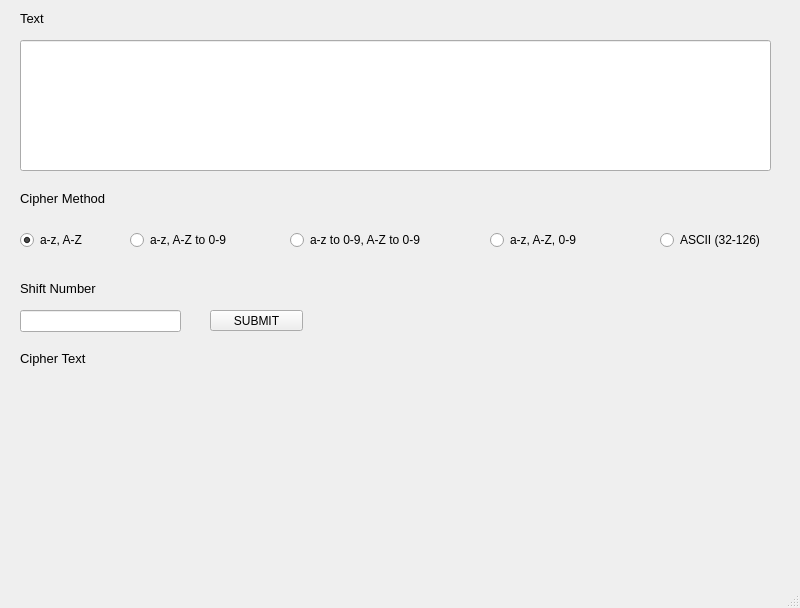
<?xml version="1.0" encoding="UTF-8"?>
<ui version="4.0">
 <class>MainWindow</class>
 <widget class="QMainWindow" name="MainWindow">
  <property name="geometry">
   <rect>
    <x>0</x>
    <y>0</y>
    <width>800</width>
    <height>608</height>
   </rect>
  </property>
  <property name="windowTitle">
   <string>MainWindow</string>
  </property>
  <widget class="QWidget" name="centralwidget">
   <widget class="QLineEdit" name="text_input">
    <property name="geometry">
     <rect>
      <x>20</x>
      <y>40</y>
      <width>751</width>
      <height>131</height>
     </rect>
    </property>
    <property name="alignment">
     <set>Qt::AlignLeading|Qt::AlignLeft|Qt::AlignTop</set>
    </property>
   </widget>
   <widget class="QLabel" name="text_label">
    <property name="geometry">
     <rect>
      <x>20</x>
      <y>10</y>
      <width>55</width>
      <height>16</height>
     </rect>
    </property>
    <property name="font">
     <font>
      <pointsize>10</pointsize>
     </font>
    </property>
    <property name="text">
     <string>Text</string>
    </property>
   </widget>
   <widget class="QLabel" name="method_label">
    <property name="geometry">
     <rect>
      <x>20</x>
      <y>190</y>
      <width>111</width>
      <height>16</height>
     </rect>
    </property>
    <property name="font">
     <font>
      <pointsize>10</pointsize>
     </font>
    </property>
    <property name="text">
     <string>Cipher Method</string>
    </property>
   </widget>
   <widget class="QRadioButton" name="az_radio">
    <property name="geometry">
     <rect>
      <x>20</x>
      <y>230</y>
      <width>95</width>
      <height>20</height>
     </rect>
    </property>
    <property name="text">
     <string>a-z, A-Z</string>
    </property>
    <property name="checked">
     <bool>true</bool>
    </property>
   </widget>
   <widget class="QRadioButton" name="az09_radio">
    <property name="geometry">
     <rect>
      <x>130</x>
      <y>230</y>
      <width>111</width>
      <height>20</height>
     </rect>
    </property>
    <property name="text">
     <string>a-z, A-Z to 0-9</string>
    </property>
   </widget>
   <widget class="QRadioButton" name="ascii_radio">
    <property name="geometry">
     <rect>
      <x>660</x>
      <y>230</y>
      <width>111</width>
      <height>20</height>
     </rect>
    </property>
    <property name="text">
     <string>ASCII (32-126)</string>
    </property>
   </widget>
   <widget class="QLabel" name="shift_label">
    <property name="geometry">
     <rect>
      <x>20</x>
      <y>280</y>
      <width>101</width>
      <height>16</height>
     </rect>
    </property>
    <property name="font">
     <font>
      <pointsize>10</pointsize>
     </font>
    </property>
    <property name="text">
     <string>Shift Number</string>
    </property>
   </widget>
   <widget class="QLineEdit" name="shift_input">
    <property name="geometry">
     <rect>
      <x>20</x>
      <y>310</y>
      <width>161</width>
      <height>22</height>
     </rect>
    </property>
   </widget>
   <widget class="QLabel" name="ciphertext_label">
    <property name="geometry">
     <rect>
      <x>20</x>
      <y>350</y>
      <width>91</width>
      <height>16</height>
     </rect>
    </property>
    <property name="font">
     <font>
      <pointsize>10</pointsize>
     </font>
    </property>
    <property name="text">
     <string>Cipher Text</string>
    </property>
   </widget>
   <widget class="QLabel" name="ciphertext">
    <property name="geometry">
     <rect>
      <x>20</x>
      <y>370</y>
      <width>751</width>
      <height>171</height>
     </rect>
    </property>
    <property name="sizePolicy">
     <sizepolicy hsizetype="Fixed" vsizetype="Fixed">
      <horstretch>0</horstretch>
      <verstretch>0</verstretch>
     </sizepolicy>
    </property>
    <property name="text">
     <string/>
    </property>
    <property name="alignment">
     <set>Qt::AlignLeading|Qt::AlignLeft|Qt::AlignTop</set>
    </property>
    <property name="wordWrap">
     <bool>true</bool>
    </property>
   </widget>
   <widget class="QPushButton" name="pushButton">
    <property name="geometry">
     <rect>
      <x>210</x>
      <y>310</y>
      <width>93</width>
      <height>21</height>
     </rect>
    </property>
    <property name="text">
     <string>SUBMIT</string>
    </property>
   </widget>
   <widget class="QRadioButton" name="az09_radio_2">
    <property name="geometry">
     <rect>
      <x>290</x>
      <y>230</y>
      <width>151</width>
      <height>20</height>
     </rect>
    </property>
    <property name="text">
     <string>a-z to 0-9, A-Z to 0-9</string>
    </property>
   </widget>
   <widget class="QRadioButton" name="az09_radio_3">
    <property name="geometry">
     <rect>
      <x>490</x>
      <y>230</y>
      <width>111</width>
      <height>20</height>
     </rect>
    </property>
    <property name="text">
     <string>a-z, A-Z, 0-9</string>
    </property>
   </widget>
  </widget>
  <widget class="QMenuBar" name="menubar">
   <property name="geometry">
    <rect>
     <x>0</x>
     <y>0</y>
     <width>800</width>
     <height>26</height>
    </rect>
   </property>
  </widget>
  <widget class="QStatusBar" name="statusbar"/>
 </widget>
 <resources/>
 <connections/>
</ui>
